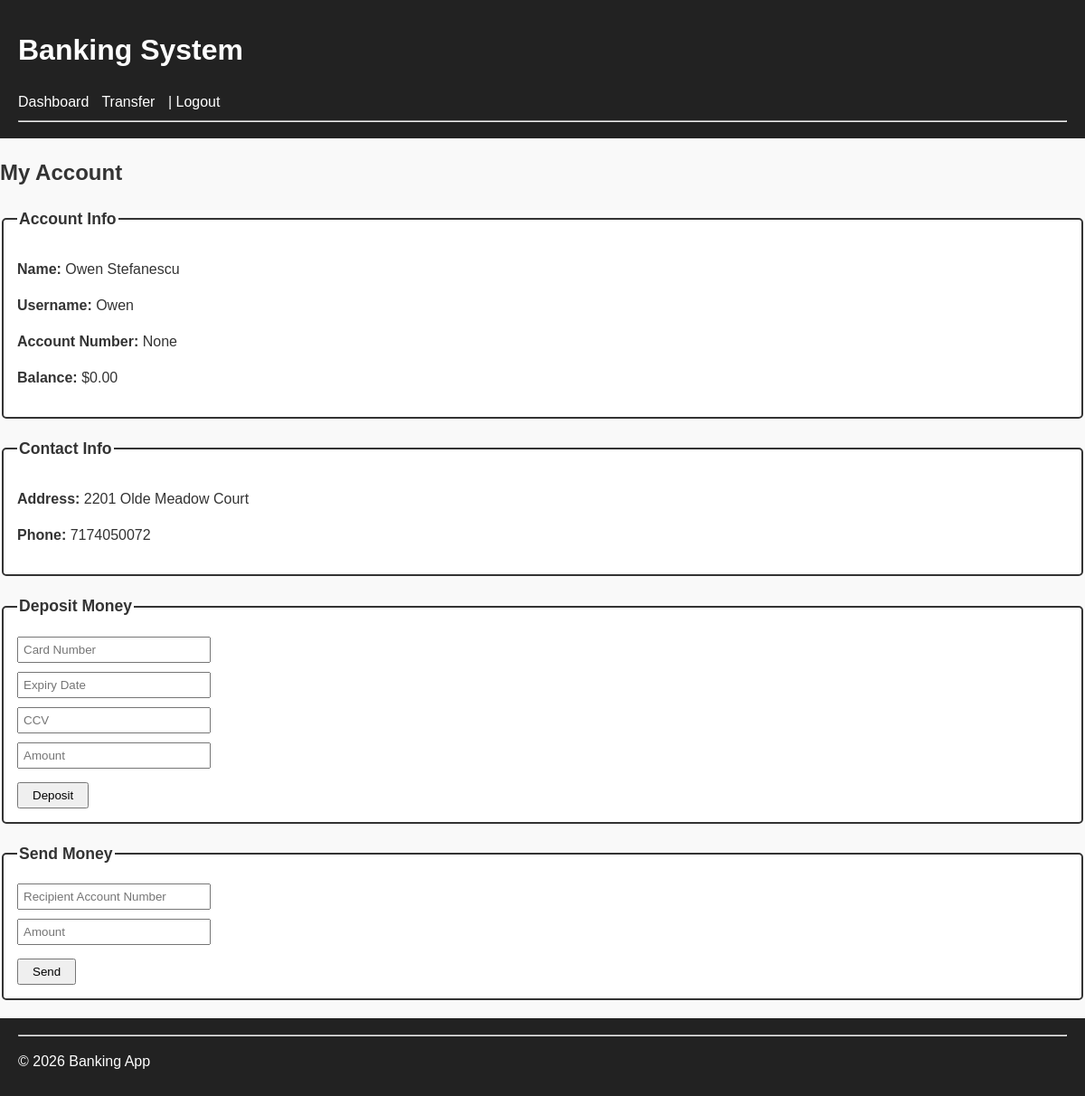
The page /dashboard (signed in) on the database as committed earlier.
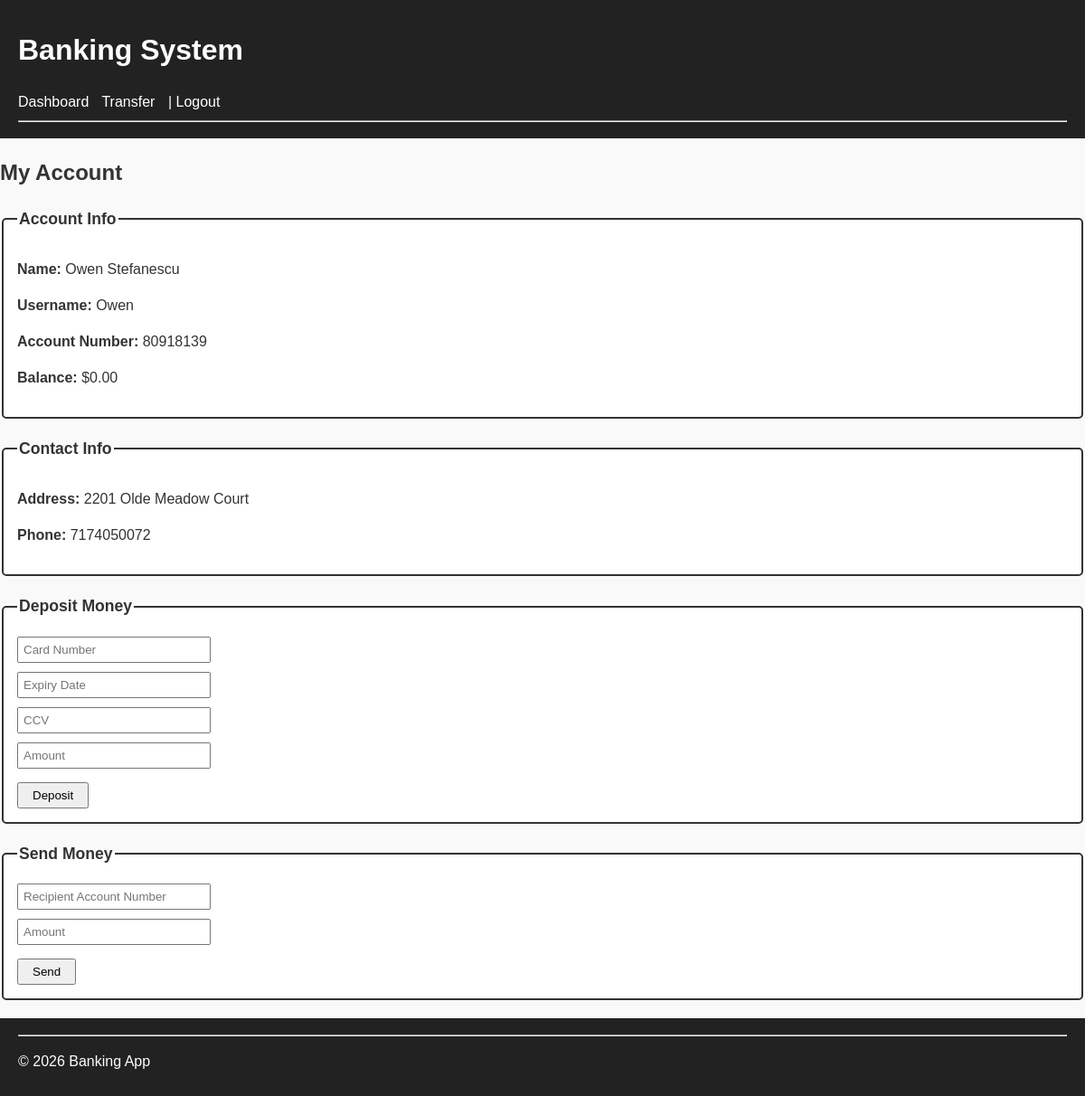
The same page on the database as committed later.
### bank_app/models/user.py (models this page shows)
class User(db.Model):
    __tablename__ = "users"
    id = db.Column(db.Integer, primary_key=True)
    username = db.Column(db.String(50), unique=True, nullable=False)
    first_name = db.Column(db.String(50), nullable=False)
    last_name = db.Column(db.String(50), nullable=False)
    ssn = db.Column(db.String(20), nullable=False)
    address = db.Column(db.String(200), nullable=False)
    phone = db.Column(db.String(20), nullable=False)
    password = db.Column(db.String(200), nullable=False)
    approved = db.Column(db.Boolean, default=False)
    is_admin = db.Column(db.Boolean, default=False)
    account_number = db.Column(db.String(20), unique=True)
    balance = db.Column(db.Float, default=0.0)

### bank_app/main.py (the view)
@app.route("/dashboard")
def dashboard():
    if "user_id" not in session:
        return redirect("/login")
    user = User.query.get(session["user_id"])
    return render_template("dashboard.html", user=user)

### bank_app/templates/dashboard.html (shortened to what this page needs)
{% extends "base.html" %}
{% block content %}
<h2>My Account</h2>
<fieldset class="account-info">
    <legend>Account Info</legend>
    <p><strong>Name:</strong> {{ user.first_name }} {{ user.last_name }}</p>
    <p><strong>Username:</strong> {{ user.username }}</p>
    <p><strong>Account Number:</strong> {{ user.account_number }}</p>
    <p><strong>Balance:</strong> ${{ "%.2f"|format(user.balance) }}</p>
</fieldset>
<fieldset class="contact-info">
    <legend>Contact Info</legend>
    <p><strong>Address:</strong> {{ user.address }}</p>
    <p><strong>Phone:</strong> {{ user.phone }}</p>
</fieldset>
<fieldset class="deposit-form">
    <legend>Deposit Money</legend>
    <form action="/deposit" method="POST">
        <input name="card_number" placeholder="Card Number" required><br>
        <input name="expiry" placeholder="Expiry Date" required><br>
        <input name="ccv" placeholder="CCV" required><br>
        <input name="amount" placeholder="Amount" required><br>
        <button type="submit">Deposit</button>
    </form>
</fieldset>
<fieldset class="transfer-form">
    <legend>Send Money</legend>
    <form action="/transfer" method="POST">
        <input name="account_number" placeholder="Recipient Account Number" required><br>
        <input name="amount" placeholder="Amount" required><br>
        <button type="submit">Send</button>
    </form>
</fieldset>
{% endblock %}

Rows that differ between the two databases and show on the page:
changed User "Owen": account_number "None" → "80918139"
